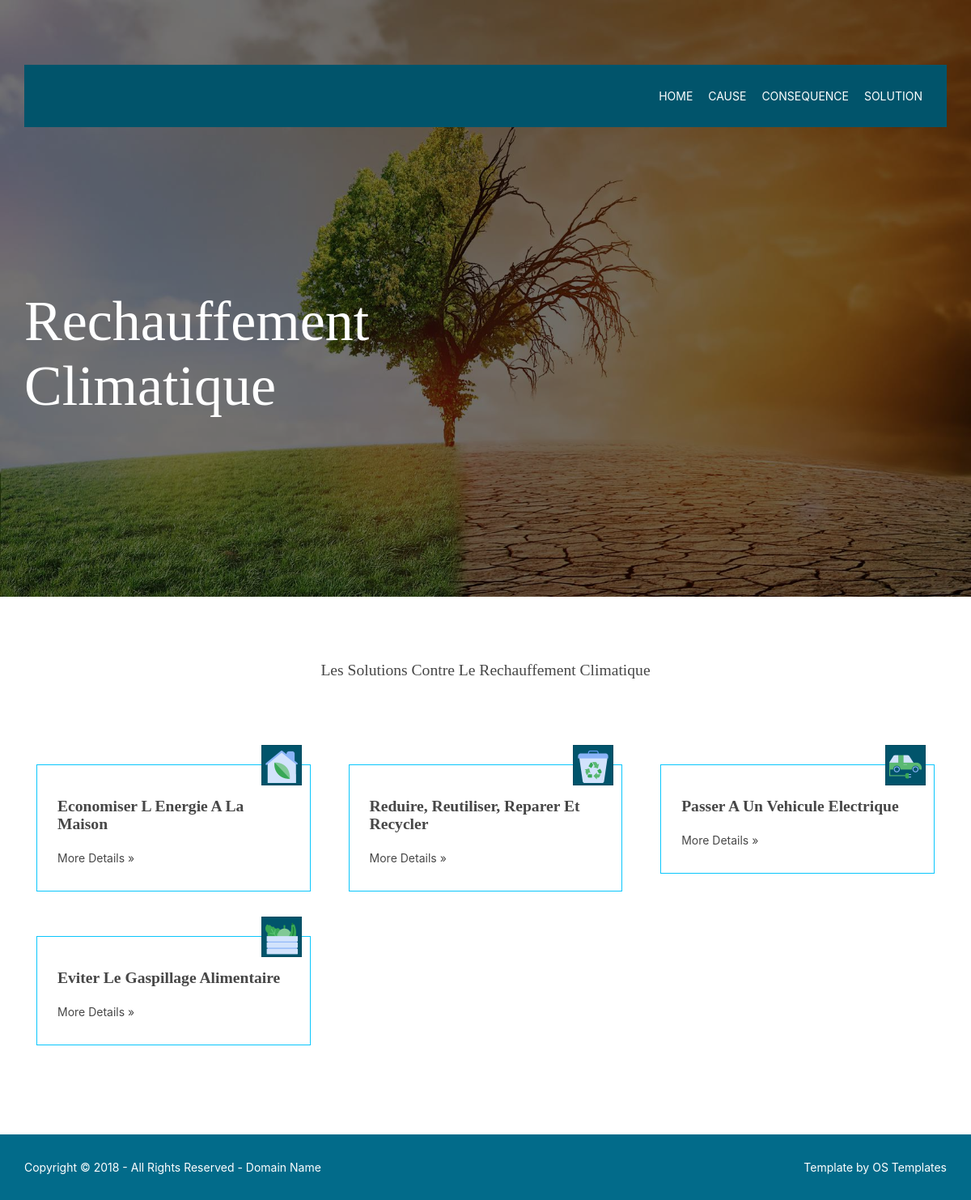
/solution, run on the app's committed database.
### tables this page shows
create table solution(
	id int primary key auto_increment,
	titre VARCHAR(1000),
	description text,
	image VARCHAR(250)
);

### solution.php (the view, shortened to what this page needs)
<?php
  include('connection.php');
  $sql="select id,titre,image from solution";
  $result = mysqli_query($connection, $sql);
?>
<div class="wrapper row3">
  <main class="hoc container clear">
    <section id="services">
      <div class="sectiontitle">
        <h1 class="heading">Les solutions contre le rechauffement climatique</h1>
      </div>
      <ul class="nospace group grid-3">
        <?php while($row=mysqli_fetch_assoc($result)) { ?>
          <li class="one_third">
            <article><a href="solution-<?php echo preg_replace('/[^A-Za-z0-9-]+/', '-', $row['titre']);?>&<?php echo $row['id'];?>"><i><img src="<?php echo $row['image'];?>"></i></a>
              <h6 class="heading"><?php echo $row['titre'];?></h6>
              <footer><a href="solution-<?php echo preg_replace('/[^A-Za-z0-9-]+/', '-', $row['titre']);?>&<?php echo $row['id'];?>">More Details &raquo;</a></footer>
            </article>
          </li>
        <?php } ?>
      </ul>
    </section>
  </main>
</div>

### layout/styles/layout.css (style rules this page uses)
.container { padding:80px 0; }
.sectiontitle { display:block; max-width:55%; margin:0 auto 80px; text-align:center; }
.sectiontitle * { margin:0; }
.grid-3 > li { margin-bottom:50px; }
.grid-3 > li:nth-last-child(-n+3) { margin-bottom:0; }
.grid-3 > li:nth-child(3n+1) { margin-left:0; clear:left; }
#services li { margin-bottom:30px; padding:25px 0 0 0; }
#services li article { display:block; position:relative; padding:40px 25px 30px; border:1px solid; }
#services li article * { margin:0; padding:0; }
#services li article > a > i { display:block; position:absolute; top:-25px; right:10px; width:50px; height:50px; line-height:48px; border:1px solid; font-size:1.8rem; text-align:center; z-index:1; }
#services li article .heading { margin-bottom:15px; font-weight:700; }
#services li article footer { margin-top:20px; }
*, *::before, *::after { transition:all .3s ease-in-out; }
body { color:#FFFFFF; background-color:#026B8A; }
a { color:#0AC6FC; }
.row3 { color:#474747; background-color:#FFFFFF; }
#services li article { border-color:#0AC6FC; }
#services li article a { color:inherit; }
#services li article > a > i { color:#FFFFFF; background-color:#01546B; border-color:rgba(0,0,0,.1); }
@media screen and (min-width:1140px) { .hoc { max-width:1140px; } }

### layout/styles/framework.css (style rules this page uses)
html { overflow-y:scroll; overflow-x:hidden; }
html, body { margin:0; padding:0; font-size:14px; line-height:1.6em; }
*, *::before, *::after { box-sizing:border-box; }
.nospace { margin:0; padding:0; list-style:none; }
.clear, .group { display:block; }
.clear::before, .clear::after, .group::before, .group::after { display:table; content:""; }
.clear, .clear::after, .group, .group::after { clear:both; }
a { outline:none; text-decoration:none; }
img { width:auto; max-width:100%; height:auto; margin:0; padding:0; border:none; line-height:normal; vertical-align:middle; }
body, input, textarea, select { font-family:Verdana, Geneva, sans-serif; }
h1, h2, h3, h4, h5, h6, .heading { font-family:Georgia, "Times New Roman", Times, serif; }
::placeholder { opacity:1; }
h1, h2, h3, h4, h5, h6, .heading { margin:0 0 20px 0; font-size:1.4rem; line-height:normal; font-weight:normal; text-transform:capitalize; }
.wrapper { display:block; position:relative; width:100%; margin:0; padding:0; text-align:left; word-wrap:break-word; }
.hoc { display:block; margin:0 auto; }
address, article, aside, figcaption, figure, footer, header, main, nav, section { display:block; margin:0; padding:0; }
.one_half, .one_third, .two_third, .one_quarter, .two_quarter, .three_quarter { display:inline-block; float:left; margin:0 0 0 4.21052%; list-style:none; }
.one_third { width:30.52631%; }

### data on the page
solution: image (picture), titre "Economiser L Energie A La Maison"
solution: image (picture), titre "Reduire, Reutiliser, Reparer Et Recycler"
solution: image (picture), titre "Passer A Un Vehicule Electrique"
solution: image (picture), titre "Eviter Le Gaspillage Alimentaire"
